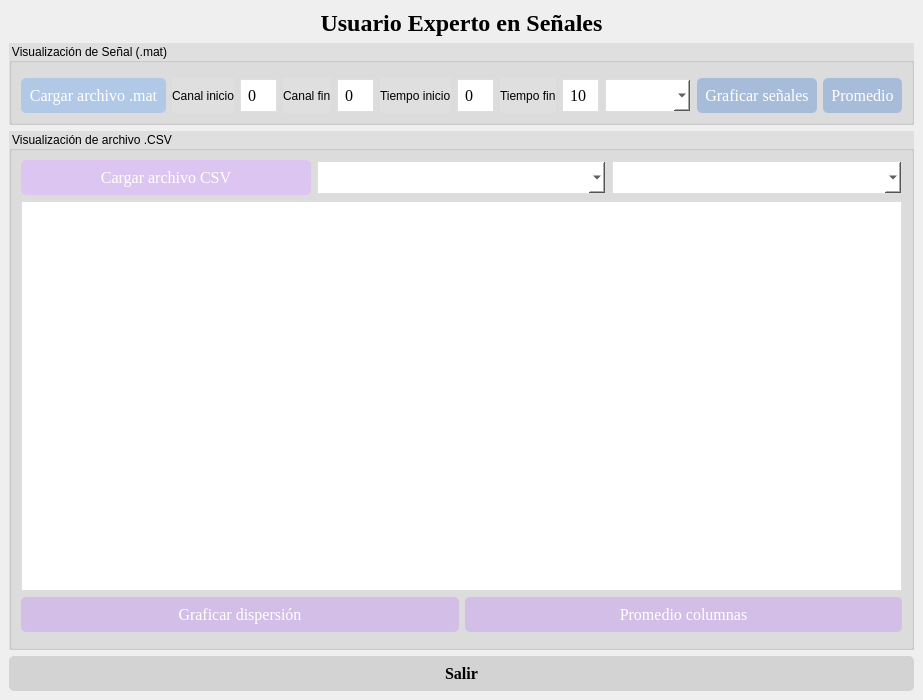
<?xml version="1.0" encoding="UTF-8"?>
<ui version="4.0">
 <class>Menu_Experto_Senales</class>
 <widget class="QMainWindow" name="Menu_Experto_Senales">
  <property name="geometry">
   <rect>
    <x>0</x>
    <y>0</y>
    <width>900</width>
    <height>700</height>
   </rect>
  </property>
  <property name="windowTitle">
   <string>Menú Experto en Señales</string>
  </property>
  <property name="styleSheet">
   <string>background-color: rgb(239, 239, 239);</string>
  </property>
  <widget class="QWidget" name="centralwidget">
   <layout class="QVBoxLayout" name="verticalLayout">
    <item>
     <widget class="QLabel" name="label">
      <property name="geometry">
       <rect>
        <x>300</x>
        <y>10</y>
        <width>291</width>
        <height>21</height>
       </rect>
      </property>
      <property name="font">
       <font>
        <family>Times New Roman</family>
        <pointsize>18</pointsize>
        <weight>75</weight>
        <bold>true</bold>
       </font>
      </property>
      <property name="styleSheet">
       <string>font-size: 18pt; font-weight: bold;</string>
      </property>
      <property name="text">
       <string>Usuario Experto en Señales</string>
      </property>
      <property name="alignment">
       <set>Qt::AlignCenter</set>
      </property>
     </widget>
    </item>
    <item>
     <widget class="QGroupBox" name="groupBox">
      <property name="geometry">
       <rect>
        <x>20</x>
        <y>40</y>
        <width>850</width>
        <height>291</height>
       </rect>
      </property>
      <property name="styleSheet">
       <string>background-color: rgb(223, 223, 223);</string>
      </property>
      <property name="title">
       <string>Visualización de Señal (.mat)</string>
      </property>
      <layout class="QVBoxLayout" name="verticalLayout_2">
       <item>
        <widget class="QWidget" name="widget_2">
         <property name="geometry">
          <rect>
           <x>10</x>
           <y>20</y>
           <width>820</width>
           <height>251</height>
          </rect>
         </property>
         <property name="styleSheet">
          <string>background-color: rgb(255, 255, 255);</string>
         </property>
        </widget>
       </item>
       <item>
        <layout class="QHBoxLayout" name="horizontalLayout">
         <item>
          <widget class="QPushButton" name="btnCargarMat">
           <property name="geometry">
            <rect>
             <x>20</x>
             <y>360</y>
             <width>130</width>
             <height>30</height>
            </rect>
           </property>
           <property name="styleSheet">
            <string>background-color: rgb(177, 200, 230); color: white; border-radius: 5px; padding: 8px; font-family: Times New Roman; font-size: 12pt;</string>
           </property>
           <property name="text">
            <string>Cargar archivo .mat</string>
           </property>
           <property name="icon">
            <iconset resource="resources.qrc">
             <normaloff>:/icons/Escudo-UdeA.svg</normaloff>
            </iconset>
           </property>
          </widget>
         </item>
         <item>
          <widget class="QLabel" name="label_2">
           <property name="geometry">
            <rect>
             <x>170</x>
             <y>340</y>
             <width>100</width>
             <height>20</height>
            </rect>
           </property>
           <property name="text">
            <string>Canal inicio</string>
           </property>
          </widget>
         </item>
         <item>
          <widget class="QLineEdit" name="inputCanalIni">
           <property name="geometry">
            <rect>
             <x>160</x>
             <y>360</y>
             <width>100</width>
             <height>25</height>
            </rect>
           </property>
           <property name="styleSheet">
            <string>background-color: rgb(255, 255, 255); border: 1px solid rgb(223, 223, 223); padding: 5px; font-family: Times New Roman; font-size: 12pt;</string>
           </property>
           <property name="text">
            <string>0</string>
           </property>
          </widget>
         </item>
         <item>
          <widget class="QLabel" name="label_3">
           <property name="geometry">
            <rect>
             <x>280</x>
             <y>340</y>
             <width>100</width>
             <height>20</height>
            </rect>
           </property>
           <property name="text">
            <string>Canal fin</string>
           </property>
          </widget>
         </item>
         <item>
          <widget class="QLineEdit" name="inputCanalFin">
           <property name="geometry">
            <rect>
             <x>270</x>
             <y>360</y>
             <width>100</width>
             <height>25</height>
            </rect>
           </property>
           <property name="styleSheet">
            <string>background-color: rgb(255, 255, 255); border: 1px solid rgb(223, 223, 223); padding: 5px; font-family: Times New Roman; font-size: 12pt;</string>
           </property>
           <property name="text">
            <string>0</string>
           </property>
          </widget>
         </item>
         <item>
          <widget class="QLabel" name="label_4">
           <property name="geometry">
            <rect>
             <x>390</x>
             <y>340</y>
             <width>100</width>
             <height>20</height>
            </rect>
           </property>
           <property name="text">
            <string>Tiempo inicio</string>
           </property>
          </widget>
         </item>
         <item>
          <widget class="QLineEdit" name="inputTiempoIni">
           <property name="geometry">
            <rect>
             <x>380</x>
             <y>360</y>
             <width>100</width>
             <height>25</height>
            </rect>
           </property>
           <property name="styleSheet">
            <string>background-color: rgb(255, 255, 255); border: 1px solid rgb(223, 223, 223); padding: 5px; font-family: Times New Roman; font-size: 12pt;</string>
           </property>
           <property name="text">
            <string>0</string>
           </property>
          </widget>
         </item>
         <item>
          <widget class="QLabel" name="label_5">
           <property name="geometry">
            <rect>
             <x>500</x>
             <y>340</y>
             <width>100</width>
             <height>20</height>
            </rect>
           </property>
           <property name="text">
            <string>Tiempo fin</string>
           </property>
          </widget>
         </item>
         <item>
          <widget class="QLineEdit" name="inputTiempoFin">
           <property name="geometry">
            <rect>
             <x>490</x>
             <y>360</y>
             <width>100</width>
             <height>25</height>
            </rect>
           </property>
           <property name="styleSheet">
            <string>background-color: rgb(255, 255, 255); border: 1px solid rgb(223, 223, 223); padding: 5px; font-family: Times New Roman; font-size: 12pt;</string>
           </property>
           <property name="text">
            <string>10</string>
           </property>
          </widget>
         </item>
         <item>
          <widget class="QComboBox" name="comboLlaves">
           <property name="geometry">
            <rect>
             <x>600</x>
             <y>360</y>
             <width>150</width>
             <height>30</height>
            </rect>
           </property>
           <property name="styleSheet">
            <string>background-color: rgb(255, 255, 255); border: 1px solid rgb(223, 223, 223); padding: 5px; font-family: Times New Roman; font-size: 12pt;</string>
           </property>
          </widget>
         </item>
         <item>
          <widget class="QPushButton" name="btnGraficarMat">
           <property name="geometry">
            <rect>
             <x>760</x>
             <y>360</y>
             <width>150</width>
             <height>30</height>
            </rect>
           </property>
           <property name="styleSheet">
            <string>background-color: rgb(167, 188, 217); color: white; border-radius: 5px; padding: 8px; font-family: Times New Roman; font-size: 12pt;</string>
           </property>
           <property name="text">
            <string>Graficar señales</string>
           </property>
          </widget>
         </item>
         <item>
          <widget class="QPushButton" name="btnPromedioMat">
           <property name="geometry">
            <rect>
             <x>920</x>
             <y>360</y>
             <width>150</width>
             <height>30</height>
            </rect>
           </property>
           <property name="styleSheet">
            <string>background-color: rgb(167, 188, 217); color: white; border-radius: 5px; padding: 8px; font-family: Times New Roman; font-size: 12pt;</string>
           </property>
           <property name="text">
            <string>Promedio</string>
           </property>
          </widget>
         </item>
        </layout>
       </item>
      </layout>
     </widget>
    </item>
    <item>
     <widget class="QGroupBox" name="groupBox_2">
      <property name="geometry">
       <rect>
        <x>20</x>
        <y>410</y>
        <width>850</width>
        <height>230</height>
       </rect>
      </property>
      <property name="styleSheet">
       <string>background-color: rgb(223, 223, 223);</string>
      </property>
      <property name="title">
       <string>Visualización de archivo .CSV</string>
      </property>
      <layout class="QVBoxLayout" name="verticalLayout_3">
       <item>
        <layout class="QHBoxLayout" name="horizontalLayout_2">
         <item>
          <widget class="QPushButton" name="btnCargarCSV">
           <property name="geometry">
            <rect>
             <x>10</x>
             <y>30</y>
             <width>130</width>
             <height>30</height>
            </rect>
           </property>
           <property name="styleSheet">
            <string>background-color: rgb(220, 198, 241); color: white; border-radius: 5px; padding: 8px; font-family: Times New Roman; font-size: 12pt;</string>
           </property>
           <property name="text">
            <string>Cargar archivo CSV</string>
           </property>
           <property name="icon">
            <iconset resource="resources.qrc">
             <normaloff>:/icons/Escudo-UdeA.svg</normaloff>
            </iconset>
           </property>
          </widget>
         </item>
         <item>
          <widget class="QComboBox" name="comboColumnaX">
           <property name="geometry">
            <rect>
             <x>530</x>
             <y>70</y>
             <width>130</width>
             <height>30</height>
            </rect>
           </property>
           <property name="styleSheet">
            <string>background-color: rgb(255, 255, 255); border: 1px solid rgb(223, 223, 223); padding: 5px; font-family: Times New Roman; font-size: 12pt;</string>
           </property>
          </widget>
         </item>
         <item>
          <widget class="QComboBox" name="comboColumnaY">
           <property name="geometry">
            <rect>
             <x>670</x>
             <y>70</y>
             <width>130</width>
             <height>30</height>
            </rect>
           </property>
           <property name="styleSheet">
            <string>background-color: rgb(255, 255, 255); border: 1px solid rgb(223, 223, 223); padding: 5px; font-family: Times New Roman; font-size: 12pt;</string>
           </property>
          </widget>
         </item>
        </layout>
       </item>
       <item>
        <widget class="QTableWidget" name="tablaCSV">
         <property name="geometry">
          <rect>
           <x>10</x>
           <y>70</y>
           <width>500</width>
           <height>151</height>
          </rect>
         </property>
         <property name="styleSheet">
          <string>background-color: rgb(255, 255, 255); border: 1px solid rgb(223, 223, 223);</string>
         </property>
        </widget>
       </item>
       <item>
        <layout class="QHBoxLayout" name="horizontalLayout_3">
         <item>
          <widget class="QPushButton" name="btnGraficarScatter">
           <property name="geometry">
            <rect>
             <x>530</x>
             <y>110</y>
             <width>135</width>
             <height>30</height>
            </rect>
           </property>
           <property name="styleSheet">
            <string>background-color: rgb(211, 190, 231); color: white; border-radius: 5px; padding: 8px; font-family: Times New Roman; font-size: 12pt;</string>
           </property>
           <property name="text">
            <string>Graficar dispersión</string>
           </property>
          </widget>
         </item>
         <item>
          <widget class="QPushButton" name="btnPromedioCSV">
           <property name="geometry">
            <rect>
             <x>675</x>
             <y>110</y>
             <width>135</width>
             <height>30</height>
            </rect>
           </property>
           <property name="styleSheet">
            <string>background-color: rgb(211, 190, 231); color: white; border-radius: 5px; padding: 8px; font-family: Times New Roman; font-size: 12pt;</string>
           </property>
           <property name="text">
            <string>Promedio columnas</string>
           </property>
          </widget>
         </item>
        </layout>
       </item>
       <item>
        <widget class="QWidget" name="widget_4">
         <property name="geometry">
          <rect>
           <x>530</x>
           <y>150</y>
           <width>270</width>
           <height>70</height>
          </rect>
         </property>
         <property name="styleSheet">
          <string>background-color: rgb(255, 255, 255);</string>
         </property>
        </widget>
       </item>
      </layout>
     </widget>
    </item>
    <item>
     <widget class="QPushButton" name="btnSalir">
      <property name="geometry">
       <rect>
        <x>790</x>
        <y>650</y>
        <width>75</width>
        <height>23</height>
       </rect>
      </property>
      <property name="font">
       <font>
        <family>Times New Roman</family>
        <weight>75</weight>
        <bold>true</bold>
       </font>
      </property>
      <property name="styleSheet">
       <string>background-color: rgb(211, 211, 211); color: black; border-radius: 5px; padding: 8px; font-family: Times New Roman; font-size: 12pt;</string>
      </property>
      <property name="text">
       <string>Salir</string>
      </property>
      <property name="icon">
       <iconset resource="resources.qrc">
        <normaloff>:/icons/icono de usuario.webp</normaloff>
       </iconset>
      </property>
     </widget>
    </item>
   </layout>
  </widget>
 </widget>
 <resources>
  <include location="resources.qrc"/>
 </resources>
 <connections/>
</ui>
